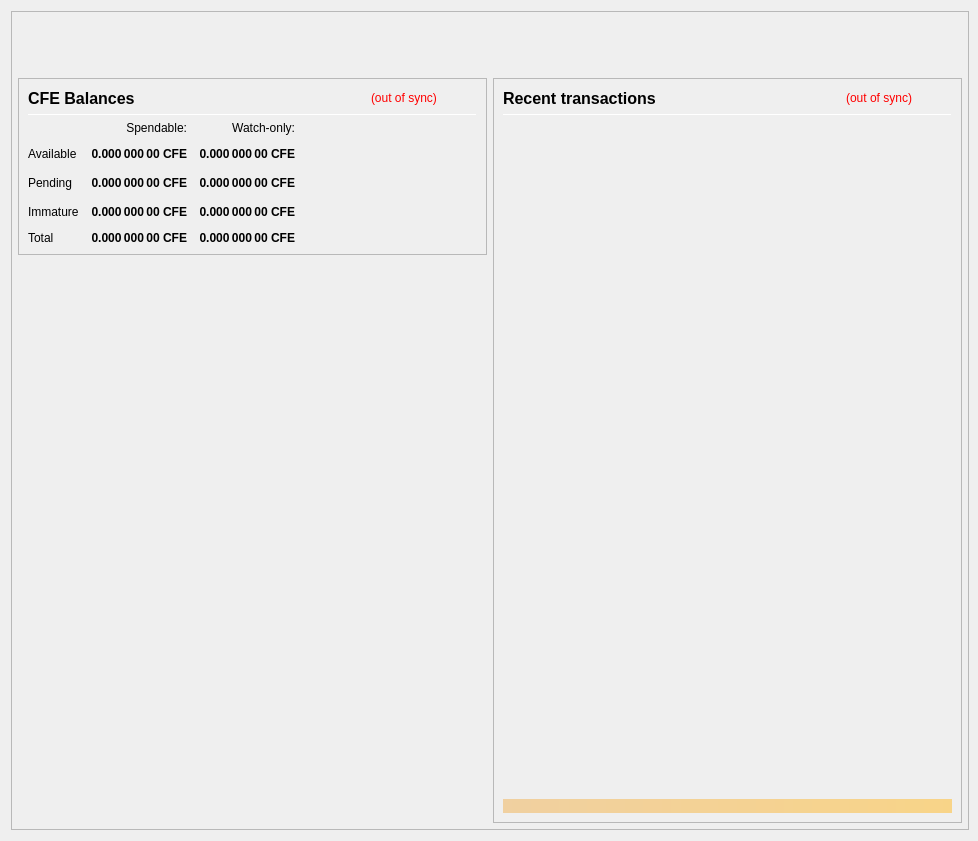
<?xml version="1.0" encoding="UTF-8"?>
<ui version="4.0">
 <class>OverviewPage</class>
 <widget class="QWidget" name="OverviewPage">
  <property name="geometry">
   <rect>
    <x>0</x>
    <y>0</y>
    <width>978</width>
    <height>841</height>
   </rect>
  </property>
  <property name="minimumSize">
   <size>
    <width>960</width>
    <height>682</height>
   </size>
  </property>
  <property name="font">
   <font>
    <weight>50</weight>
    <bold>false</bold>
   </font>
  </property>
  <property name="windowTitle">
   <string>Form</string>
  </property>
  <layout class="QVBoxLayout" name="topLayout" stretch="0">
   <property name="rightMargin">
    <number>9</number>
   </property>
   <item>
    <widget class="QFrame" name="frame_BG">
     <property name="minimumSize">
      <size>
       <width>850</width>
       <height>610</height>
      </size>
     </property>
     <property name="maximumSize">
      <size>
       <width>16777215</width>
       <height>16777215</height>
      </size>
     </property>
     <property name="frameShape">
      <enum>QFrame::StyledPanel</enum>
     </property>
     <property name="frameShadow">
      <enum>QFrame::Raised</enum>
     </property>
     <layout class="QVBoxLayout" name="verticalLayout_3" stretch="0">
      <property name="leftMargin">
       <number>0</number>
      </property>
      <property name="topMargin">
       <number>0</number>
      </property>
      <property name="rightMargin">
       <number>0</number>
      </property>
      <property name="bottomMargin">
       <number>6</number>
      </property>
      <item>
       <layout class="QVBoxLayout" name="verticalLayout_Master" stretch="0,1">
        <property name="leftMargin">
         <number>0</number>
        </property>
        <property name="topMargin">
         <number>0</number>
        </property>
        <property name="rightMargin">
         <number>0</number>
        </property>
        <property name="bottomMargin">
         <number>0</number>
        </property>
        <item>
         <widget class="QFrame" name="frame_Header">
          <layout class="QVBoxLayout" name="verticalLayout_Header" stretch="0">
           <property name="leftMargin">
            <number>0</number>
           </property>
           <property name="topMargin">
            <number>0</number>
           </property>
           <property name="rightMargin">
            <number>0</number>
           </property>
           <property name="bottomMargin">
            <number>0</number>
           </property>
           <item>
            <layout class="QHBoxLayout" name="horizontalLayout_Header" stretch="1,0">
             <property name="spacing">
              <number>6</number>
             </property>
             <item>
              <spacer name="horizontalSpacer_Header">
               <property name="orientation">
                <enum>Qt::Horizontal</enum>
               </property>
               <property name="sizeHint" stdset="0">
                <size>
                 <width>40</width>
                 <height>20</height>
                </size>
               </property>
              </spacer>
             </item>
             <item>
              <widget class="QLabel" name="labelOverviewHeaderRight">
               <property name="minimumSize">
                <size>
                 <width>464</width>
                 <height>60</height>
                </size>
               </property>
               <property name="maximumSize">
                <size>
                 <width>16777215</width>
                 <height>60</height>
                </size>
               </property>
               <property name="font">
                <font>
                 <pointsize>14</pointsize>
                </font>
               </property>
               <property name="text">
                <string/>
               </property>
               <property name="alignment">
                <set>Qt::AlignRight|Qt::AlignTrailing|Qt::AlignVCenter</set>
               </property>
              </widget>
             </item>
            </layout>
           </item>
          </layout>
         </widget>
        </item>
        <item>
         <widget class="QFrame" name="frame_Content">
          <layout class="QVBoxLayout" name="verticalLayout_Content">
           <property name="leftMargin">
            <number>6</number>
           </property>
           <property name="topMargin">
            <number>0</number>
           </property>
           <property name="rightMargin">
            <number>6</number>
           </property>
           <property name="bottomMargin">
            <number>0</number>
           </property>
           <item>
            <layout class="QHBoxLayout" name="horizontalLayout_Content" stretch="1,1">
             <property name="spacing">
              <number>6</number>
             </property>
             <item>
              <layout class="QVBoxLayout" name="verticalLayout_left" stretch="0,0">
               <item>
                <widget class="QFrame" name="frameBalances">
                 <property name="frameShape">
                  <enum>QFrame::StyledPanel</enum>
                 </property>
                 <property name="frameShadow">
                  <enum>QFrame::Raised</enum>
                 </property>
                 <layout class="QVBoxLayout" name="verticalLayout_4">
                  <item>
                   <layout class="QHBoxLayout" name="hlBalancesHeader" stretch="2,0,0">
                    <property name="spacing">
                     <number>6</number>
                    </property>
                    <item>
                     <widget class="QLabel" name="labelBalances">
                      <property name="minimumSize">
                       <size>
                        <width>0</width>
                        <height>0</height>
                       </size>
                      </property>
                      <property name="font">
                       <font>
                        <pointsize>12</pointsize>
                        <weight>75</weight>
                        <bold>true</bold>
                       </font>
                      </property>
                      <property name="text">
                       <string>CFE Balances</string>
                      </property>
                     </widget>
                    </item>
                    <item>
                     <widget class="QLabel" name="labelWalletStatus">
                      <property name="cursor">
                       <cursorShape>WhatsThisCursor</cursorShape>
                      </property>
                      <property name="toolTip">
                       <string>The displayed information may be out of date. Your wallet automatically synchronizes with the Coffee network after a connection is established, but this process has not completed yet.</string>
                      </property>
                      <property name="styleSheet">
                       <string notr="true">QLabel { color: red; }</string>
                      </property>
                      <property name="text">
                       <string notr="true">(out of sync)</string>
                      </property>
                      <property name="alignment">
                       <set>Qt::AlignLeading|Qt::AlignLeft|Qt::AlignVCenter</set>
                      </property>
                     </widget>
                    </item>
                    <item>
                     <spacer name="hsBalancesHeader">
                      <property name="orientation">
                       <enum>Qt::Horizontal</enum>
                      </property>
                      <property name="sizeHint" stdset="0">
                       <size>
                        <width>40</width>
                        <height>20</height>
                       </size>
                      </property>
                     </spacer>
                    </item>
                   </layout>
                  </item>
                  <item>
                   <widget class="Line" name="lineBalances">
                    <property name="minimumSize">
                     <size>
                      <width>0</width>
                      <height>1</height>
                     </size>
                    </property>
                    <property name="maximumSize">
                     <size>
                      <width>16777215</width>
                      <height>1</height>
                     </size>
                    </property>
                    <property name="orientation">
                     <enum>Qt::Horizontal</enum>
                    </property>
                   </widget>
                  </item>
                  <item>
                   <layout class="QGridLayout" name="gridLayout">
                    <property name="spacing">
                     <number>12</number>
                    </property>
                    <item row="2" column="2">
                     <widget class="QLabel" name="labelWatchPending">
                      <property name="font">
                       <font>
                        <weight>75</weight>
                        <bold>true</bold>
                       </font>
                      </property>
                      <property name="cursor">
                       <cursorShape>ArrowCursor</cursorShape>
                      </property>
                      <property name="toolTip">
                       <string>Unconfirmed transactions to watch-only addresses</string>
                      </property>
                      <property name="text">
                       <string notr="true">0.000 000 00 CFE</string>
                      </property>
                      <property name="alignment">
                       <set>Qt::AlignRight|Qt::AlignTrailing|Qt::AlignVCenter</set>
                      </property>
                      <property name="textInteractionFlags">
                       <set>Qt::NoTextInteraction</set>
                      </property>
                     </widget>
                    </item>
                    <item row="2" column="1">
                     <widget class="QLabel" name="labelUnconfirmed">
                      <property name="font">
                       <font>
                        <weight>75</weight>
                        <bold>true</bold>
                       </font>
                      </property>
                      <property name="cursor">
                       <cursorShape>ArrowCursor</cursorShape>
                      </property>
                      <property name="toolTip">
                       <string>Total of transactions that have yet to be confirmed, and do not yet count toward the spendable balance</string>
                      </property>
                      <property name="text">
                       <string notr="true">0.000 000 00 CFE</string>
                      </property>
                      <property name="alignment">
                       <set>Qt::AlignRight|Qt::AlignTrailing|Qt::AlignVCenter</set>
                      </property>
                      <property name="textInteractionFlags">
                       <set>Qt::NoTextInteraction</set>
                      </property>
                     </widget>
                    </item>
                    <item row="3" column="2">
                     <widget class="QLabel" name="labelWatchImmature">
                      <property name="font">
                       <font>
                        <weight>75</weight>
                        <bold>true</bold>
                       </font>
                      </property>
                      <property name="cursor">
                       <cursorShape>ArrowCursor</cursorShape>
                      </property>
                      <property name="toolTip">
                       <string>Staked or masternode rewards in watch-only addresses that has not yet matured</string>
                      </property>
                      <property name="text">
                       <string notr="true">0.000 000 00 CFE</string>
                      </property>
                      <property name="alignment">
                       <set>Qt::AlignRight|Qt::AlignTrailing|Qt::AlignVCenter</set>
                      </property>
                      <property name="textInteractionFlags">
                       <set>Qt::NoTextInteraction</set>
                      </property>
                     </widget>
                    </item>
                    <item row="4" column="0">
                     <widget class="QLabel" name="labelTotalText">
                      <property name="text">
                       <string>Total</string>
                      </property>
                      <property name="textInteractionFlags">
                       <set>Qt::NoTextInteraction</set>
                      </property>
                     </widget>
                    </item>
                    <item row="3" column="1">
                     <widget class="QLabel" name="labelImmature">
                      <property name="font">
                       <font>
                        <weight>75</weight>
                        <bold>true</bold>
                       </font>
                      </property>
                      <property name="cursor">
                       <cursorShape>ArrowCursor</cursorShape>
                      </property>
                      <property name="toolTip">
                       <string>Staked or masternode rewards that has not yet matured</string>
                      </property>
                      <property name="text">
                       <string notr="true">0.000 000 00 CFE</string>
                      </property>
                      <property name="alignment">
                       <set>Qt::AlignRight|Qt::AlignTrailing|Qt::AlignVCenter</set>
                      </property>
                      <property name="textInteractionFlags">
                       <set>Qt::NoTextInteraction</set>
                      </property>
                     </widget>
                    </item>
                    <item row="2" column="3">
                     <spacer name="hsBalances">
                      <property name="orientation">
                       <enum>Qt::Horizontal</enum>
                      </property>
                      <property name="sizeHint" stdset="0">
                       <size>
                        <width>40</width>
                        <height>20</height>
                       </size>
                      </property>
                     </spacer>
                    </item>
                    <item row="3" column="0">
                     <widget class="QLabel" name="labelImmatureText">
                      <property name="text">
                       <string>Immature</string>
                      </property>
                      <property name="textInteractionFlags">
                       <set>Qt::NoTextInteraction</set>
                      </property>
                     </widget>
                    </item>
                    <item row="4" column="1">
                     <widget class="QLabel" name="labelTotal">
                      <property name="font">
                       <font>
                        <weight>75</weight>
                        <bold>true</bold>
                       </font>
                      </property>
                      <property name="cursor">
                       <cursorShape>ArrowCursor</cursorShape>
                      </property>
                      <property name="toolTip">
                       <string>Your current total balance</string>
                      </property>
                      <property name="text">
                       <string notr="true">0.000 000 00 CFE</string>
                      </property>
                      <property name="alignment">
                       <set>Qt::AlignRight|Qt::AlignTrailing|Qt::AlignVCenter</set>
                      </property>
                      <property name="textInteractionFlags">
                       <set>Qt::NoTextInteraction</set>
                      </property>
                     </widget>
                    </item>
                    <item row="4" column="2">
                     <widget class="QLabel" name="labelWatchTotal">
                      <property name="font">
                       <font>
                        <weight>75</weight>
                        <bold>true</bold>
                       </font>
                      </property>
                      <property name="cursor">
                       <cursorShape>ArrowCursor</cursorShape>
                      </property>
                      <property name="toolTip">
                       <string>Current total balance in watch-only addresses</string>
                      </property>
                      <property name="text">
                       <string notr="true">0.000 000 00 CFE</string>
                      </property>
                      <property name="alignment">
                       <set>Qt::AlignRight|Qt::AlignTrailing|Qt::AlignVCenter</set>
                      </property>
                      <property name="textInteractionFlags">
                       <set>Qt::NoTextInteraction</set>
                      </property>
                     </widget>
                    </item>
                    <item row="0" column="2">
                     <widget class="QLabel" name="labelWatchonly">
                      <property name="text">
                       <string>Watch-only:</string>
                      </property>
                      <property name="alignment">
                       <set>Qt::AlignRight|Qt::AlignTrailing|Qt::AlignVCenter</set>
                      </property>
                     </widget>
                    </item>
                    <item row="1" column="0">
                     <widget class="QLabel" name="labelBalanceText">
                      <property name="text">
                       <string>Available</string>
                      </property>
                      <property name="textInteractionFlags">
                       <set>Qt::NoTextInteraction</set>
                      </property>
                     </widget>
                    </item>
                    <item row="1" column="1">
                     <widget class="QLabel" name="labelBalance">
                      <property name="font">
                       <font>
                        <weight>75</weight>
                        <bold>true</bold>
                       </font>
                      </property>
                      <property name="cursor">
                       <cursorShape>ArrowCursor</cursorShape>
                      </property>
                      <property name="toolTip">
                       <string>Your current spendable balance</string>
                      </property>
                      <property name="text">
                       <string notr="true">0.000 000 00 CFE</string>
                      </property>
                      <property name="alignment">
                       <set>Qt::AlignRight|Qt::AlignTrailing|Qt::AlignVCenter</set>
                      </property>
                      <property name="textInteractionFlags">
                       <set>Qt::NoTextInteraction</set>
                      </property>
                     </widget>
                    </item>
                    <item row="1" column="2">
                     <widget class="QLabel" name="labelWatchAvailable">
                      <property name="font">
                       <font>
                        <weight>75</weight>
                        <bold>true</bold>
                       </font>
                      </property>
                      <property name="cursor">
                       <cursorShape>ArrowCursor</cursorShape>
                      </property>
                      <property name="toolTip">
                       <string>Your current balance in watch-only addresses</string>
                      </property>
                      <property name="text">
                       <string notr="true">0.000 000 00 CFE</string>
                      </property>
                      <property name="alignment">
                       <set>Qt::AlignRight|Qt::AlignTrailing|Qt::AlignVCenter</set>
                      </property>
                      <property name="textInteractionFlags">
                       <set>Qt::NoTextInteraction</set>
                      </property>
                     </widget>
                    </item>
                    <item row="2" column="0">
                     <widget class="QLabel" name="labelPendingText">
                      <property name="text">
                       <string>Pending</string>
                      </property>
                      <property name="textInteractionFlags">
                       <set>Qt::NoTextInteraction</set>
                      </property>
                     </widget>
                    </item>
                    <item row="0" column="1">
                     <widget class="QLabel" name="labelSpendable">
                      <property name="text">
                       <string>Spendable:</string>
                      </property>
                      <property name="alignment">
                       <set>Qt::AlignRight|Qt::AlignTrailing|Qt::AlignVCenter</set>
                      </property>
                     </widget>
                    </item>
                   </layout>
                  </item>
                 </layout>
                </widget>
               </item>
               <item>
                <spacer name="verticalSpacer">
                 <property name="orientation">
                  <enum>Qt::Vertical</enum>
                 </property>
                 <property name="sizeHint" stdset="0">
                  <size>
                   <width>20</width>
                   <height>40</height>
                  </size>
                 </property>
                </spacer>
               </item>
              </layout>
             </item>
             <item>
              <layout class="QVBoxLayout" name="verticalLayout_right" stretch="1">
               <item>
                <widget class="QFrame" name="frame_RecentTransactions">
                 <property name="minimumSize">
                  <size>
                   <width>0</width>
                   <height>0</height>
                  </size>
                 </property>
                 <property name="frameShape">
                  <enum>QFrame::StyledPanel</enum>
                 </property>
                 <property name="frameShadow">
                  <enum>QFrame::Raised</enum>
                 </property>
                 <layout class="QVBoxLayout" name="verticalLayout_1" stretch="0,0,0,0,0">
                  <item>
                   <layout class="QHBoxLayout" name="horizontalLayout_2" stretch="2,0,0">
                    <property name="spacing">
                     <number>3</number>
                    </property>
                    <item>
                     <widget class="QLabel" name="label_4">
                      <property name="minimumSize">
                       <size>
                        <width>0</width>
                        <height>20</height>
                       </size>
                      </property>
                      <property name="font">
                       <font>
                        <pointsize>12</pointsize>
                        <weight>75</weight>
                        <bold>true</bold>
                       </font>
                      </property>
                      <property name="text">
                       <string>Recent transactions</string>
                      </property>
                     </widget>
                    </item>
                    <item>
                     <widget class="QLabel" name="labelTransactionsStatus">
                      <property name="cursor">
                       <cursorShape>WhatsThisCursor</cursorShape>
                      </property>
                      <property name="toolTip">
                       <string>The displayed information may be out of date. Your wallet automatically synchronizes with the Coffee network after a connection is established, but this process has not completed yet.</string>
                      </property>
                      <property name="styleSheet">
                       <string notr="true">QLabel { color: red; }</string>
                      </property>
                      <property name="text">
                       <string notr="true">(out of sync)</string>
                      </property>
                      <property name="alignment">
                       <set>Qt::AlignRight|Qt::AlignTrailing|Qt::AlignVCenter</set>
                      </property>
                     </widget>
                    </item>
                    <item>
                     <spacer name="horizontalSpacer">
                      <property name="orientation">
                       <enum>Qt::Horizontal</enum>
                      </property>
                      <property name="sizeHint" stdset="0">
                       <size>
                        <width>40</width>
                        <height>20</height>
                       </size>
                      </property>
                     </spacer>
                    </item>
                   </layout>
                  </item>
                  <item>
                   <widget class="Line" name="line">
                    <property name="minimumSize">
                     <size>
                      <width>0</width>
                      <height>1</height>
                     </size>
                    </property>
                    <property name="maximumSize">
                     <size>
                      <width>16777215</width>
                      <height>1</height>
                     </size>
                    </property>
                    <property name="orientation">
                     <enum>Qt::Horizontal</enum>
                    </property>
                   </widget>
                  </item>
                  <item>
                   <widget class="QListView" name="listTransactions">
                    <property name="minimumSize">
                     <size>
                      <width>0</width>
                      <height>0</height>
                     </size>
                    </property>
                    <property name="styleSheet">
                     <string notr="true">QListView { background: transparent; }</string>
                    </property>
                    <property name="frameShape">
                     <enum>QFrame::NoFrame</enum>
                    </property>
                    <property name="verticalScrollBarPolicy">
                     <enum>Qt::ScrollBarAlwaysOff</enum>
                    </property>
                    <property name="horizontalScrollBarPolicy">
                     <enum>Qt::ScrollBarAlwaysOff</enum>
                    </property>
                    <property name="selectionMode">
                     <enum>QAbstractItemView::NoSelection</enum>
                    </property>
                   </widget>
                  </item>
                  <item>
                   <spacer name="verticalSpacer_2">
                    <property name="orientation">
                     <enum>Qt::Vertical</enum>
                    </property>
                    <property name="sizeType">
                     <enum>QSizePolicy::Expanding</enum>
                    </property>
                    <property name="sizeHint" stdset="0">
                     <size>
                      <width>20</width>
                      <height>40</height>
                     </size>
                    </property>
                   </spacer>
                  </item>
                  <item>
                   <widget class="QLabel" name="labelAlerts">
                    <property name="maximumSize">
                     <size>
                      <width>16777215</width>
                      <height>16777215</height>
                     </size>
                    </property>
                    <property name="styleSheet">
                     <string notr="true">background-color: qlineargradient(x1: 0, y1: 0, x2: 1, y2: 0, stop:0 #F0D0A0, stop:1 #F8D488); color:#000000;</string>
                    </property>
                    <property name="text">
                     <string/>
                    </property>
                    <property name="wordWrap">
                     <bool>true</bool>
                    </property>
                    <property name="margin">
                     <number>3</number>
                    </property>
                   </widget>
                  </item>
                 </layout>
                </widget>
               </item>
              </layout>
             </item>
            </layout>
           </item>
          </layout>
         </widget>
        </item>
       </layout>
      </item>
     </layout>
    </widget>
   </item>
  </layout>
 </widget>
 <resources/>
 <connections/>
</ui>
